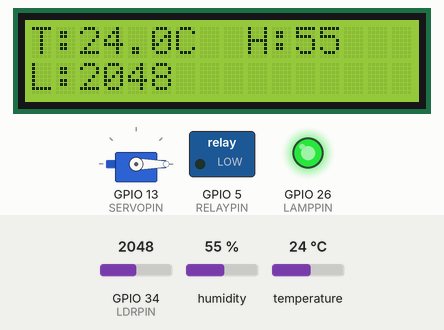
The sketch below on a simulated ESP32. On the bench: servo, 16×2 character LCD, switched loads named in the sketch (green lamp = pin HIGH), output pins drawn as LEDs (lit = HIGH). The inputs (shaded band) are chosen by the test bench; at power-on: temperature 24 °C, GPIO 34 (LDRPIN) = 2048, humidity 55 %. WiFi joins after 1.5 s; servers stay silent unless stated; what the sketch prints to the serial monitor is not drawn.

Above: at 5.1 s.
5.2 s: temperature set to 29.3 °C
At 7.2 s:
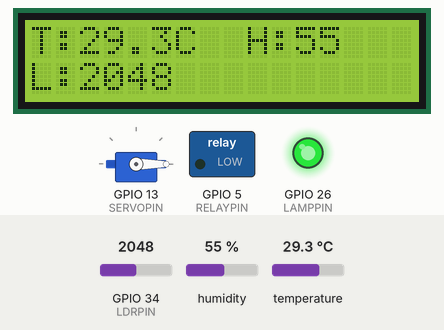
7.5 s: temperature set to 30.8 °C
At 8.7 s:
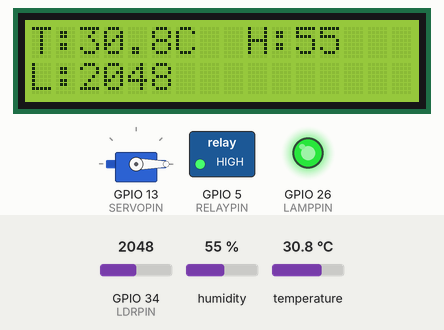
9.5 s: GPIO 34 (LDRPIN) set to 1936
At 11.3 s:
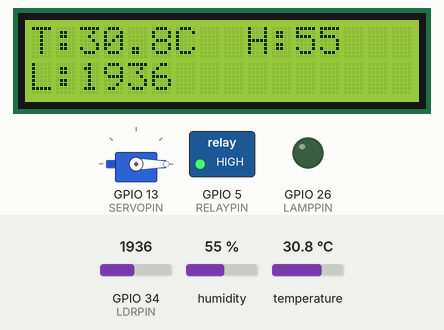
11.6 s: temperature set to 32.6 °C
At 12.9 s:
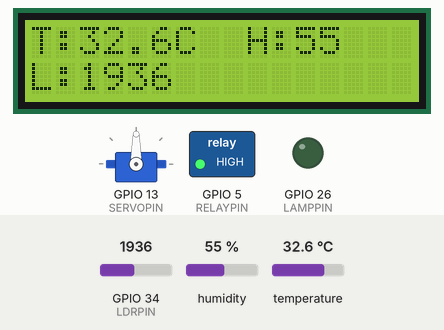
13.7 s: temperature set to 12 °C
At 15.4 s:
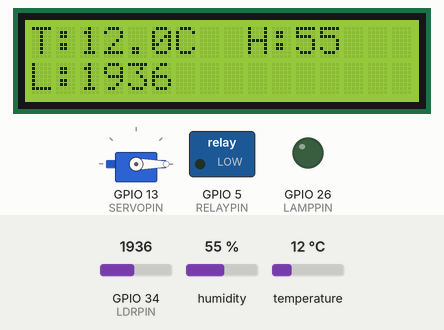
15.7 s: GPIO 34 (LDRPIN) set to 2040
At 17.1 s:
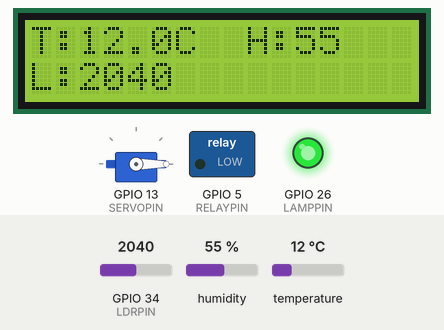
Timing chart, 0 to 18.7 s (numbered marks = the images above; inputs shaded):
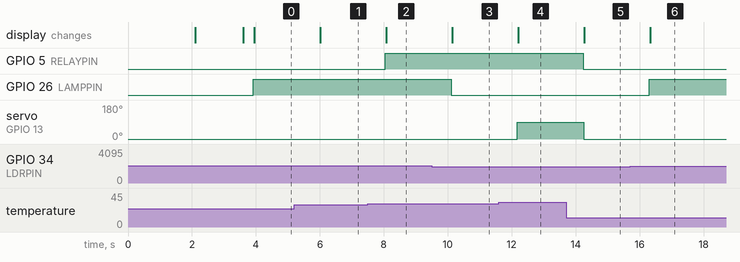

Measured:
- the behaviour switches between 30 and 30.1 °C on temperature (found by bisection; images 1 and 2)
- the behaviour switches between 2001 and 2000 on GPIO 34 (LDRPIN) (found by bisection; images 2 and 3)
- the behaviour switches between 32 and 32.1 °C on temperature (found by bisection; images 3 and 4)
- after the input at 5.2 s, the display: changes after 0.81 s (image 1)
- after the input at 7.5 s, GPIO 5 (RELAYPIN): LOW → HIGH after 0.55 s; the display: changes after 0.58 s (image 2)
- after the input at 9.5 s, GPIO 26 (LAMPPIN): HIGH → LOW after 0.61 s; the display: changes after 0.64 s (image 3)
- after the input at 11.6 s, servo on GPIO 13 (SERVOPIN): 0° → 90° after 0.58 s; the display: changes after 0.61 s (image 4)
- after the input at 13.7 s, GPIO 5 (RELAYPIN): HIGH → LOW after 0.54 s; servo on GPIO 13 (SERVOPIN): 90° → 0° after 0.55 s; the display: changes after 0.57 s (image 5)
- after the input at 15.7 s, GPIO 26 (LAMPPIN): LOW → HIGH after 0.61 s; the display: changes after 0.64 s (image 6)

The sketch:

sketch.ino
```cpp
#define BLYNK_TEMPLATE_ID "TMPL6pepmvXmf"
#define BLYNK_TEMPLATE_NAME "PROYEK SMART GREENHOUSE"
#define BLYNK_AUTH_TOKEN "lA5W2zb3zkFdFj3wX0NXwGxppX0-vOCD"

#include <WiFi.h>
#include <WiFiClient.h>
#include <BlynkSimpleEsp32.h>
#include <DHT.h>
#include <LiquidCrystal_I2C.h>
#include <ESP32Servo.h>

//=========================
// WIFI
//=========================
char ssid[] = "Wokwi-GUEST";
char pass[] = "";

//=========================
// DHT22
//=========================
#define DHTPIN 15
#define DHTTYPE DHT22

DHT dht(DHTPIN, DHTTYPE);

//=========================
// LDR
//=========================
#define LDRPIN 34

//=========================
// RELAY KIPAS
//=========================
#define RELAYPIN 5

//=========================
// LED LAMPU GREENHOUSE
//=========================
#define LAMPPIN 26

//=========================
// SERVO VENTILASI
//=========================
#define SERVOPIN 13

Servo ventilationServo;

//=========================
// LCD
//=========================
LiquidCrystal_I2C lcd(0x27, 16, 2);

//=========================
// BLYNK PINS
//=========================
#define VPIN_TEMP   V1
#define VPIN_HUM    V2
#define VPIN_LIGHT  V3
#define VPIN_FAN    V4
#define VPIN_LAMP   V5
#define VPIN_VENT   V6
#define VPIN_ANGLE  V7

bool manualLamp = false;
bool manualVent = false;

//=========================
// MANUAL LAMP
//=========================
BLYNK_WRITE(VPIN_LAMP)
{
  manualLamp = param.asInt();

  if (manualLamp)
  {
    digitalWrite(LAMPPIN, HIGH);
  }
  else
  {
    digitalWrite(LAMPPIN, LOW);
  }
}

//=========================
// MANUAL VENT
//=========================
BLYNK_WRITE(VPIN_VENT)
{
  manualVent = param.asInt();

  if (manualVent)
  {
    ventilationServo.write(90);
    Blynk.virtualWrite(VPIN_ANGLE, 90);
  }
  else
  {
    ventilationServo.write(0);
    Blynk.virtualWrite(VPIN_ANGLE, 0);
  }
}

void setup()
{
  Serial.begin(115200);

  dht.begin();

  pinMode(RELAYPIN, OUTPUT);
  pinMode(LAMPPIN, OUTPUT);

  digitalWrite(RELAYPIN, LOW);
  digitalWrite(LAMPPIN, LOW);

  ventilationServo.attach(SERVOPIN);
  ventilationServo.write(0);

  lcd.init();
  lcd.backlight();

  lcd.setCursor(0, 0);
  lcd.print("SMART");
  lcd.setCursor(0, 1);
  lcd.print("GREENHOUSE");

  delay(2000);

  WiFi.begin(ssid, pass);

  lcd.clear();
  lcd.print("Connecting...");

  while (WiFi.status() != WL_CONNECTED)
  {
    delay(500);
    Serial.print(".");
  }

  Serial.println();
  Serial.println("WiFi Connected");

  lcd.clear();
  lcd.print("WiFi OK");

  Blynk.begin(BLYNK_AUTH_TOKEN, ssid, pass);

  lcd.clear();
}

void loop()
{
  Blynk.run();

  float temperature = dht.readTemperature();
  float humidity = dht.readHumidity();

  int lightValue = analogRead(LDRPIN);

  if (isnan(temperature) || isnan(humidity))
  {
    Serial.println("DHT Error");
    return;
  }

  //=================================
  // DETEKSI SIANG / MALAM
  //=================================
  bool malam = (lightValue > 2000);

  //=================================
  // KIRIM KE BLYNK
  //=================================
  Blynk.virtualWrite(VPIN_TEMP, temperature);
  Blynk.virtualWrite(VPIN_HUM, humidity);
  Blynk.virtualWrite(VPIN_LIGHT, lightValue);

  //=================================
  // KIPAS OTOMATIS
  //=================================
  if (temperature > 30)
  {
    digitalWrite(RELAYPIN, HIGH);
    Blynk.virtualWrite(VPIN_FAN, 1);
  }
  else
  {
    digitalWrite(RELAYPIN, LOW);
    Blynk.virtualWrite(VPIN_FAN, 0);
  }

  //=================================
  // LAMPU OTOMATIS
  //=================================
  if (!manualLamp)
  {
    if (malam)
    {
      digitalWrite(LAMPPIN, HIGH);
    }
    else
    {
      digitalWrite(LAMPPIN, LOW);
    }
  }

  //=================================
  // VENTILASI OTOMATIS
  //=================================
  if (!manualVent)
  {
    if (!malam && temperature > 32)
    {
      ventilationServo.write(90);
      Blynk.virtualWrite(VPIN_ANGLE, 90);
    }
    else
    {
      ventilationServo.write(0);
      Blynk.virtualWrite(VPIN_ANGLE, 0);
    }
  }

  //=================================
  // LCD
  //=================================
  lcd.setCursor(0, 0);
  lcd.print("T:");
  lcd.print(temperature, 1);
  lcd.print("C ");

  lcd.setCursor(9, 0);
  lcd.print("H:");
  lcd.print((int)humidity);

  lcd.setCursor(0, 1);
  lcd.print("L:");
  lcd.print(lightValue);
  lcd.print("   ");

  //=================================
  // SERIAL MONITOR
  //=================================
  Serial.println("====================");
  Serial.print("Temperature : ");
  Serial.println(temperature);

  Serial.print("Humidity    : ");
  Serial.println(humidity);

  Serial.print("Light       : ");
  Serial.println(lightValue);

  Serial.print("Kondisi     : ");
  Serial.println(malam ? "MALAM" : "SIANG");

  Serial.print("Fan         : ");
  Serial.println(digitalRead(RELAYPIN));

  Serial.print("Lamp        : ");
  Serial.println(digitalRead(LAMPPIN));

  delay(1000);
}
```
